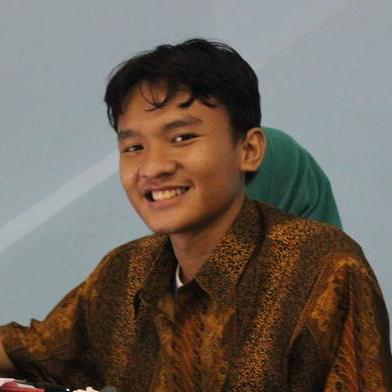
#> input picture data/foto.jpg, 392 x 392 px
$ python 1_mengakses_piksel.py
#> lines starting #> are read from the running program, lines starting #| are printed output that depends on the picture; after the words box and inside, x2 and y2 are one past the last pixel; in counts of white or black regions, pixels touching at a corner belong together
import cv2

image = cv2.imread('data/foto.jpg')
#> image is the input picture: shape (392, 392, 3); mean B, G, R 90.7, 99.9, 110.1
(h, w) = image.shape[:2]
#> h = 392; w = 392

cv2.imshow('Gambar Asli', image)

# informasi piksel
(b, g, r) = image[0,0]
#> b = 163; g = 159; r = 154
print("Piksel pada (0,0) - Red : {}, Green : {}, Blue : {}".format(r, g, b))
#| Piksel pada (0,0) - Red : 154, Green : 159, Blue : 163

image[0, 0] = (255, 0, 0)
#> image: shape (392, 392, 3); under 0.01% of pixels changed, all inside (x1, y1, x2, y2) = (0, 0, 1, 1)
(b, g, r) = image[0,0]
#> b = 255; g = 0; r = 0
print("Piksel pada (0,0) - Red : {}, Green : {}, Blue : {}".format(r, g, b))
#| Piksel pada (0,0) - Red : 0, Green : 0, Blue : 255

(cX, cY) = (w//2, h//2)
#> cX = 196; cY = 196
tl = image[0:cY, 0:cX]
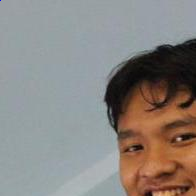
#> tl: shape (196, 196, 3); mean B, G, R 128.3, 132.4, 137.6
tr = image[0:cY, cX:w]
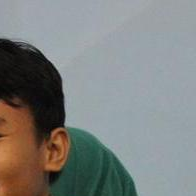
#> tr: shape (196, 196, 3); mean B, G, R 126.6, 128.2, 125.4
br = image[cY:h, cX:w]
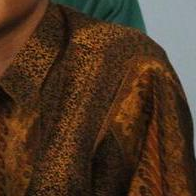
#> br: shape (196, 196, 3); mean B, G, R 35.7, 54.4, 78.3
bl = image[cY:h, 0:cX]
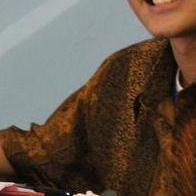
#> bl: shape (196, 196, 3); mean B, G, R 72.2, 84.5, 99.2
cv2.imshow('Top Left', tl)
cv2.imshow('Top Right', tr)
cv2.imshow('Bottom Left', bl)
cv2.imshow('Bottom Right', br)

image[0:cY, 0:cX] = (153, 222, 76)
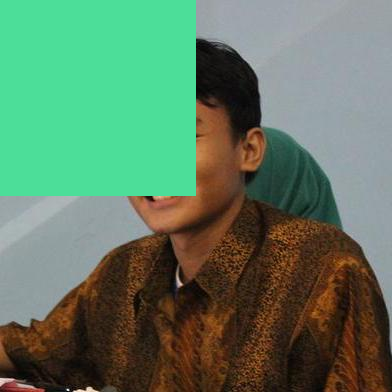
#> image: shape (392, 392, 3); mean B, G, R 96.9, 122.3, 94.7
cv2.imshow('Gambar Hasil Manipulasi', image)

cv2.waitKey(0)
